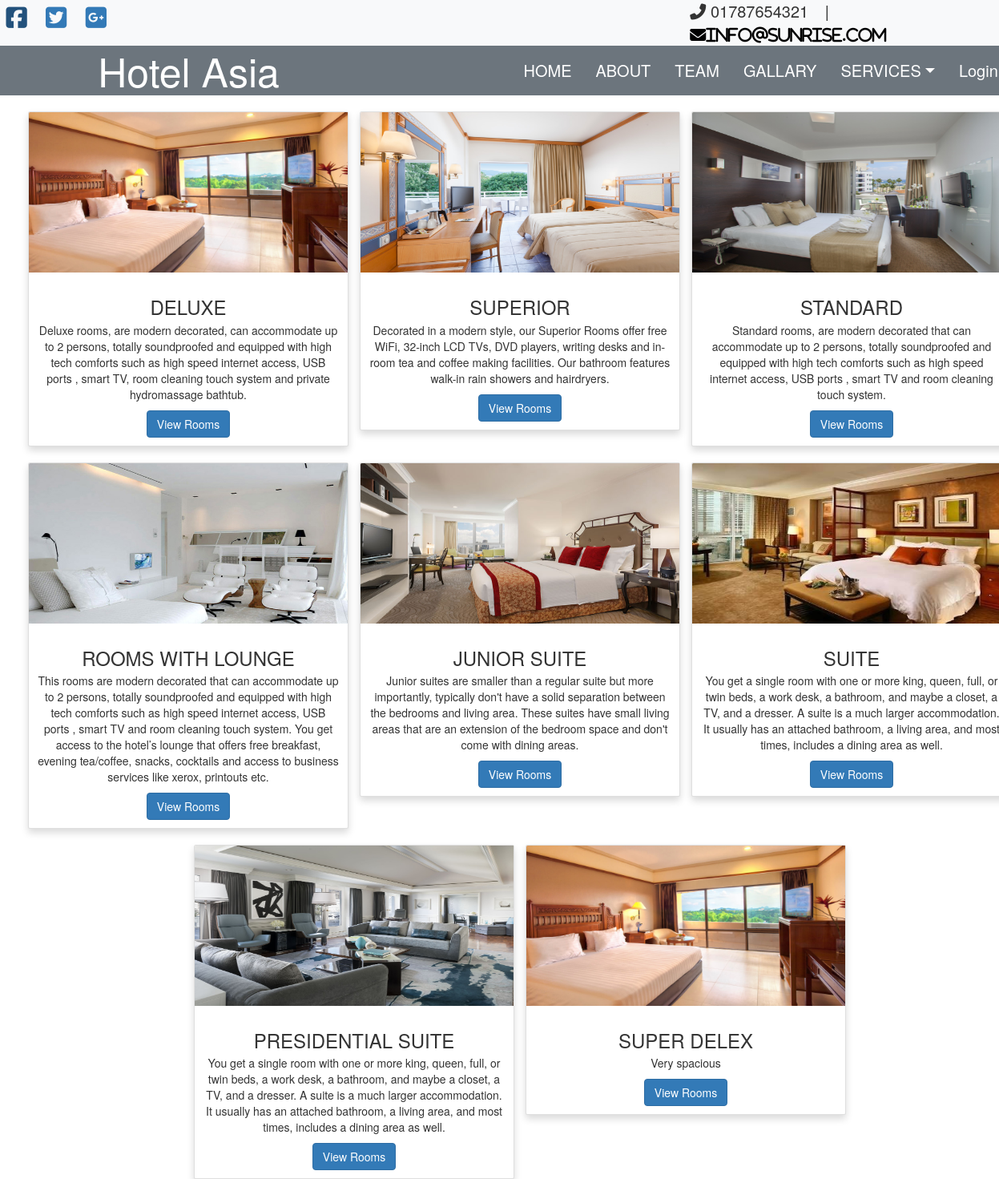
Screenshot of /room.php with the database file from the repository.
### tables this page shows
CREATE TABLE `contacts` (
  `id` int(10) NOT NULL,
  `mobile` varchar(15) NOT NULL,
  `email` varchar(30) NOT NULL,
  `facebook` varchar(50) NOT NULL,
  `twitter` varchar(50) NOT NULL,
  `google` varchar(50) NOT NULL,
  `address` varchar(50) DEFAULT NULL
);

CREATE TABLE `room_type` (
  `id` int(11) NOT NULL,
  `room_type` varchar(25) NOT NULL,
  `photo` varchar(50) NOT NULL,
  `description` varchar(1000) DEFAULT NULL
);

### room.php (the view, shortened to what this page needs)
<!doctype html>
<html>
<head>
  <link rel="stylesheet" href="css\bootstrap.css">
  <link rel="stylesheet" href="css\room.css">
</head>
<body>
  <div class="container-flud">
    <div class="row">
      <?php
        include 'header.php';
      ?>
    </div>
    <div class="row justify-content-center" style="margin-left:20px;">
      <?php
      $conn = mysqli_connect("localhost","root","","hms") or die("Connection failed");
      $sql = "Select * from room_type";
      $result = mysqli_query($conn, $sql) or die("Query failed");
      if(mysqli_num_rows($result) >0) {
        while($row = mysqli_fetch_assoc($result)){
       ?>
      <div class="col-lg-4" style="margin-top:20px;">
        <div class="card shadow" style="width: 40rem;">
          <div class="inner">
            <img src="admin/room/room_photo/<?php echo $row['photo'];?>" class="card-img-top" alt="ROOM IMAGE" style="width: 40rem; height: 20rem;">
            </div>
            <div class="card-body text-center">
              <h3 class="card-title"><?php echo strtoupper($row['room_type']);?></h3>
              <p class="card-text"><?php echo $row['description'];?></p>
              <a href="onlyViewRoom.php?type=<?php echo $row['room_type'];?>" class="btn btn-primary">View Rooms</a>
            </div>
          </div>
      </div>
      <?php
        }
      }
      ?>
  </div>
</div>
</body>
</html>

### header.php (shortened to what this page needs)
<!doctype html>
<html>
  <head>
    <link rel="stylesheet" href="css\bootstrap.css">
    <link rel="stylesheet" href="css\header.css">
    <link rel="stylesheet" href="https://maxcdn.bootstrapcdn.com/bootstrap/3.4.1/css/bootstrap.min.css">
  </head>
  <body>
    <?php
    $conn = mysqli_connect("localhost","root","","hms") or die("Connection failed");
    $sql = "Select * from contacts";
    $result = mysqli_query($conn, $sql) or die("Query failed");
    if(mysqli_num_rows($result) >0) {
     ?>
    <div class="container-flud">
      <section class="bg-light">
      <div class="row">
        <div class="col-lg-3" style="font-size:30px; ">
          <?php
          $row = mysqli_fetch_assoc($result);
           ?>
          <span class="text-black">
          <a href="<?php echo $row['facebook'];?>"><i class="fab fa-facebook-square roy"></i></a>
          </span>
          <span class="text-black">
            <a href="<?php echo $row['twitter'];?>"><i class="fab fa-twitter-square roy"></i></a>
          </span>
          <span class="text-black">
            <a href="<?php echo $row['google'];?>"><i class="fab fa-google-plus-square roy"></i></a>
          </span>
        </div>
        <div class="col-4 offset-5" style="font-size:20px;">
          <span class="text-black roy">
            <i class="fas fa-phone-alt"></i>
            <?php echo $row['mobile'];
            ?>
          </span>
          <span class="text-black roy">
            |
          </span>
          <span class="text-black roy">
            <a href="mailto:info@example.com" style="color:black"><i class="fas fa-envelope"><?php echo $row['email'];?></i></a>
          </span>
        </div>
      </div>
  </section>
  <?php
    }
  ?>
    <div class="row">
      <div>
          <nav class="navbar navbar-expand-md navbar-light bg-secondary"style="margin-bottom: 0px;">
      <div class="col-lg-2 offset-lg-1">
          <a href="index.php" class="navbar-brand" style="font-size: 50px; color:white"> Hotel Asia </a>
            </div>
    <div class="col-md-6 offset-lg-3 offset-md-2">
          <ul class="navbar-nav">
            <li class="nav-item"> <a href="index.php" class="nav-link text-white menu-icon" style="padding:15px">HOME</a></li>
            <li class="nav-item"> <a href="about.php" class="nav-link text-white menu-icon" style="padding:15px">ABOUT</a></li>
            <li class="nav-item"> <a href="team.php" class="nav-link text-white menu-icon" style="padding:15px">TEAM</a></li>
            <li class="nav-item"> <a href="gallary.php" class="nav-link text-white menu-icon" style="padding:15px">GALLARY</a></li>
            <li class="nav-item dropdown text-white"> <a href="#" class="nav-link dropdown-toggle text-white menu-icon" data-toggle="dropdown" style="padding:15px">SERVICES</a>
            </li>
            <?php
            if(!isset($_SESSION['username'])){
            ?>
            <li class="nav-item"> <a href="login.php" class="nav-link text-white menu-icon" style="padding:15px">Login</a></li>
          <?php }
           ?>
          </ul>
        </div>
        </nav>
      </div>
      </div>
    </div>
  </body>
</html>

### css/room.css (style rules this page uses)
.inner { overflow: hidden; }
.inner img { transition: all 1.5s ease; }

### css/header.css (style rules this page uses)
.roy { padding: 2px 0px 2px 15px; }
.menu-icon { font-size: 20px; }

### rows the page displays
contacts: mobile "01787654321", email "info@sunrise.com"
room_type: photo (picture), room_type "DELUXE", description "Deluxe rooms, are modern decorated, can accommodate up to 2 persons, totally soundproofed and equipped with high tech comforts such as high speed internet access, USB ports , smart TV, room cleaning touch system and private hydromassage bathtub."
room_type: photo (picture), room_type "SUPERIOR", description "Decorated in a modern style, our Superior Rooms offer free WiFi, 32-inch LCD TVs, DVD players, writing desks and in-room tea and coffee making facilities. Our bathroom features walk-in rain showers and hairdryers."
room_type: photo (picture), room_type "STANDARD", description "Standard rooms, are modern decorated that can accommodate up to 2 persons, totally soundproofed and equipped with high tech comforts such as high speed internet access, USB ports , smart TV and room cleaning touch system."
room_type: photo (picture), room_type "ROOMS WITH LOUNGE", description "This rooms are modern decorated that can accommodate up to 2 persons, totally soundproofed and equipped with high tech comforts such as high speed internet access, USB ports , smart TV and room cleaning touch system. You get access to the hotel’s lounge that offers free breakfast, evening tea/coffee, snacks, cocktails and access to business services like xerox, printouts etc."
room_type: photo (picture), room_type "JUNIOR SUITE", description "Junior suites are smaller than a regular suite but more importantly, typically don't have a solid separation between the bedrooms and living area. These suites have small living areas that are an extension of the bedroom space and don't come with dining areas."
room_type: photo (picture), room_type "SUITE", description "You get a single room with one or more king, queen, full, or twin beds, a work desk, a bathroom, and maybe a closet, a TV, and a dresser. A suite is a much larger accommodation. It usually has an attached bathroom, a living area, and most times, includes a dining area as well."
room_type: photo (picture), room_type "PRESIDENTIAL SUITE", description "You get a single room with one or more king, queen, full, or twin beds, a work desk, a bathroom, and maybe a closet, a TV, and a dresser. A suite is a much larger accommodation. It usually has an attached bathroom, a living area, and most times, includes a dining area as well."
room_type: photo (picture), room_type "SUPER DELEX", description "Very spacious"
